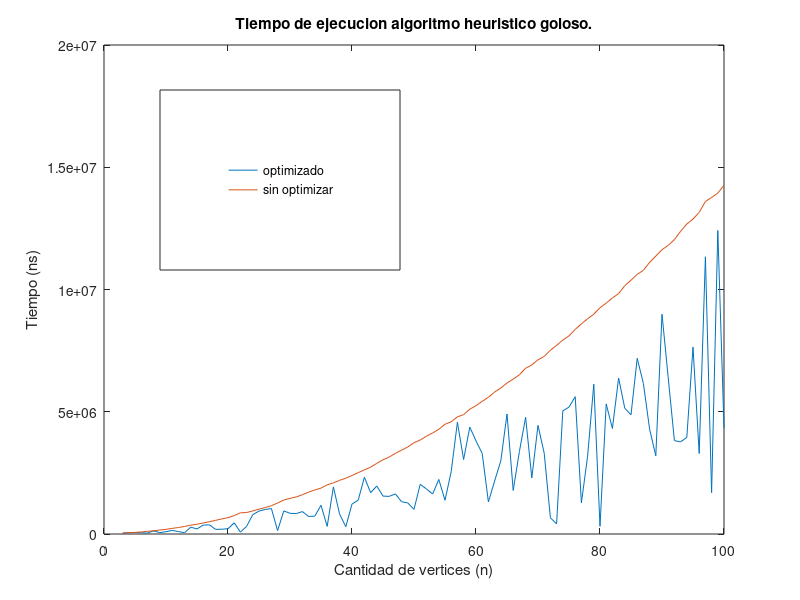

This figure's MATLAB source:
function graficar_exacto_tiempo()

  close all;

  datos_opt = [3 35197
4 50270
5 58042
6 50428
7 39324
8 127947
9 56387
10 93262
11 146920
12 99163
13 54339
14 280618
15 205319
16 364560
17 374639
18 189708
19 195889
20 214596
21 456077
22 77336
23 313001
24 791719
25 936700
26 1001734
27 1042231
28 140065
29 944737
30 847017
31 834449
32 917207
33 717720
34 731325
35 1175285
36 313947
37 1925911
38 810729
39 297285
40 1225490
41 1384622
42 2323464
43 1689824
44 1964449
45 1550444
46 1539408
47 1640165
48 1319126
49 1270228
50 1008941
51 2030539
52 1843786
53 1633729
54 2231747
55 1380452
56 2551550
57 4571905
58 3047162
59 4371403
60 3809255
61 3295614
62 1312755
63 2165704
64 2989710
65 4910500
66 1782837
67 3375187
68 4772185
69 2296760
70 4443502
71 3303509
72 663038
73 415444
74 5035953
75 5190611
76 5617385
77 1273201
78 3182507
79 6128137
80 314943
81 5319499
82 4316411
83 6377971
84 5140665
85 4875866
86 7184005
87 6154883
88 4291193
89 3196562
90 8989426
91 6398014
92 3819474
93 3767612
94 3950941
95 7642314
96 3291713
97 11337309
98 1687758
99 12411813
100 4340958];

  datos_sin_opt = [3 37432
4 56471
5 63884
6 84464
7 109011
8 133062
9 162411
10 191145
11 230318
12 265108
13 308356
14 361181
15 399532
16 451600
17 505090
18 557767
19 617401
20 667343
21 752316
22 867626
23 878460
24 944830
25 1016648
26 1080235
27 1158703
28 1267805
29 1392055
30 1457327
31 1515228
32 1607710
33 1711323
34 1802686
35 1875272
36 2011658
37 2094348
38 2194508
39 2283240
40 2392098
41 2509630
42 2619775
43 2734444
44 2888445
45 3037002
46 3147028
47 3300093
48 3427258
49 3562073
50 3734158
51 3843033
52 4000042
53 4132060
54 4281038
55 4489126
56 4589615
57 4789970
58 4882615
59 5106558
60 5248770
61 5427163
62 5590770
63 5805137
64 5971835
65 6173481
66 6335860
67 6510491
68 6780066
69 6914922
70 7124573
71 7261706
72 7516840
73 7716174
74 7931319
75 8103087
76 8367741
77 8594056
78 8804179
79 8989624
80 9255988
81 9441755
82 9654368
83 9831562
84 10156034
85 10380770
86 10618631
87 10784080
88 11110417
89 11367354
90 11626616
91 11806154
92 12042103
93 12378892
94 12677177
95 12880288
96 13156695
97 13598924
98 13764056
99 13943226
100 14266118];

  cc = lines(2);

  figure;
  plot(datos_opt(:,1), datos_opt(:,2), 'Color', cc(1,:));
  hold on;
  plot(datos_sin_opt(:,1), datos_sin_opt(:,2), 'Color', cc(2,:));
  title('Tiempo de ejecucion algoritmo heuristico goloso.');
  xlabel('Cantidad de vertices (n)');
  ylabel('Tiempo (ns)');
  hleg = legend({'optimizado', 'sin optimizar'});
  set(hleg, 'Position', [0.2 0.55 0.3 0.3]);
  % set(get(hleg,'Title'),'String','# aristas / # aristas Kn');
  saveas(gca, ['../graficos/goloso_tiempo.eps'],'epsc');
  
end